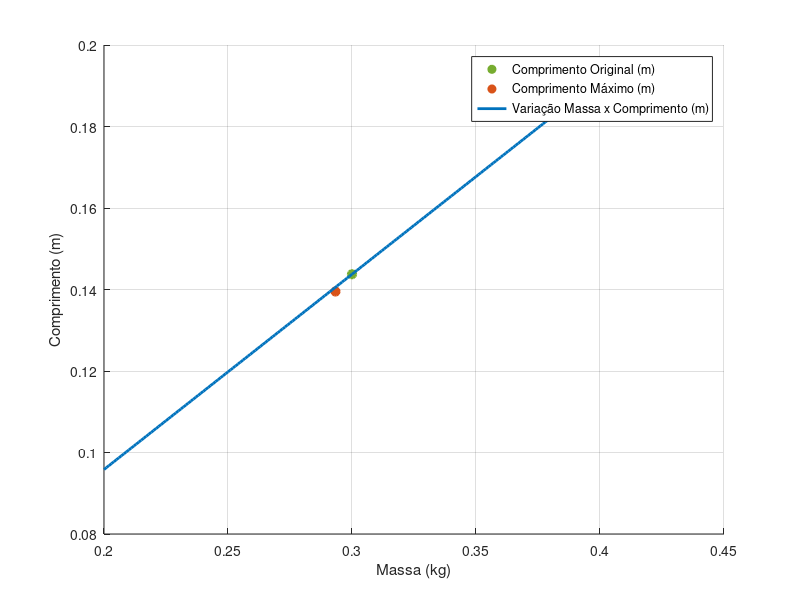

Write the MATLAB code that produced this figure.
clc;
clear;
close;

% parâmetros do propelente
rho = 1730;           % densidade do propelente (kg/m^3)
De = 2 * 0.020;       % diâmetro externo do propelente (m)
Di = 2 * 0.004;       % diâmetro interno do propelente (m)
mp_original = 0.300   % massa do propelente original (kg)

% parâmetros do motor de teste
hc = 0.14151;         % comprimento da câmara de combustão (m)

% parâmetros do isolamento térmico
e = 2e-3;             % espessura do isolamento térmico (m)

% comprimento do propelente original
hp_original = mp_original/(rho*pi*(De^2-Di^2)*0.25)

% massa máxima possível do propelente
mpmax = (rho*pi*(De^2-Di^2)*0.25) * hc - e

% comprimeto máximo do propelente
hpmax = hc - e

% massa x comprimento
i = 1;
mp(1) = 0.200;
hp(1) = mp(i)/(rho*pi*(De^2-Di^2)*0.25);
while (mp(i) <= 0.400)
    i = i + 1;
    mp(i) = mp(i-1) + 0.001;
    hp(i) = mp(i)/(rho*pi*(De^2-Di^2)*0.25);
end

figure(1);
scatter(mp_original,hp_original,'MarkerEdgeColor',[0.4660 0.6740 0.1880],...
        'MarkerFaceColor',[0.4660 0.6740 0.1880],'LineWidth',1.5);
hold on;
scatter(mpmax,hpmax,'MarkerEdgeColor',[0.8500 0.3250 0.0980],...
        'MarkerFaceColor',[0.8500 0.3250 0.0980],'LineWidth',1.5);
hold on;
plot(mp,hp,'Color',[0 0.4470 0.7410],'LineWidth',2);
hold off;
grid on;
xlabel('Massa (kg)');
ylabel('Comprimento (m)');
legend('Comprimento Original (m)','Comprimento Máximo (m)','Variação Massa x Comprimento (m)',...
       'Position',[0.454580278312328 0.150793674481766 0.435714275443128 0.126190472784497]);
